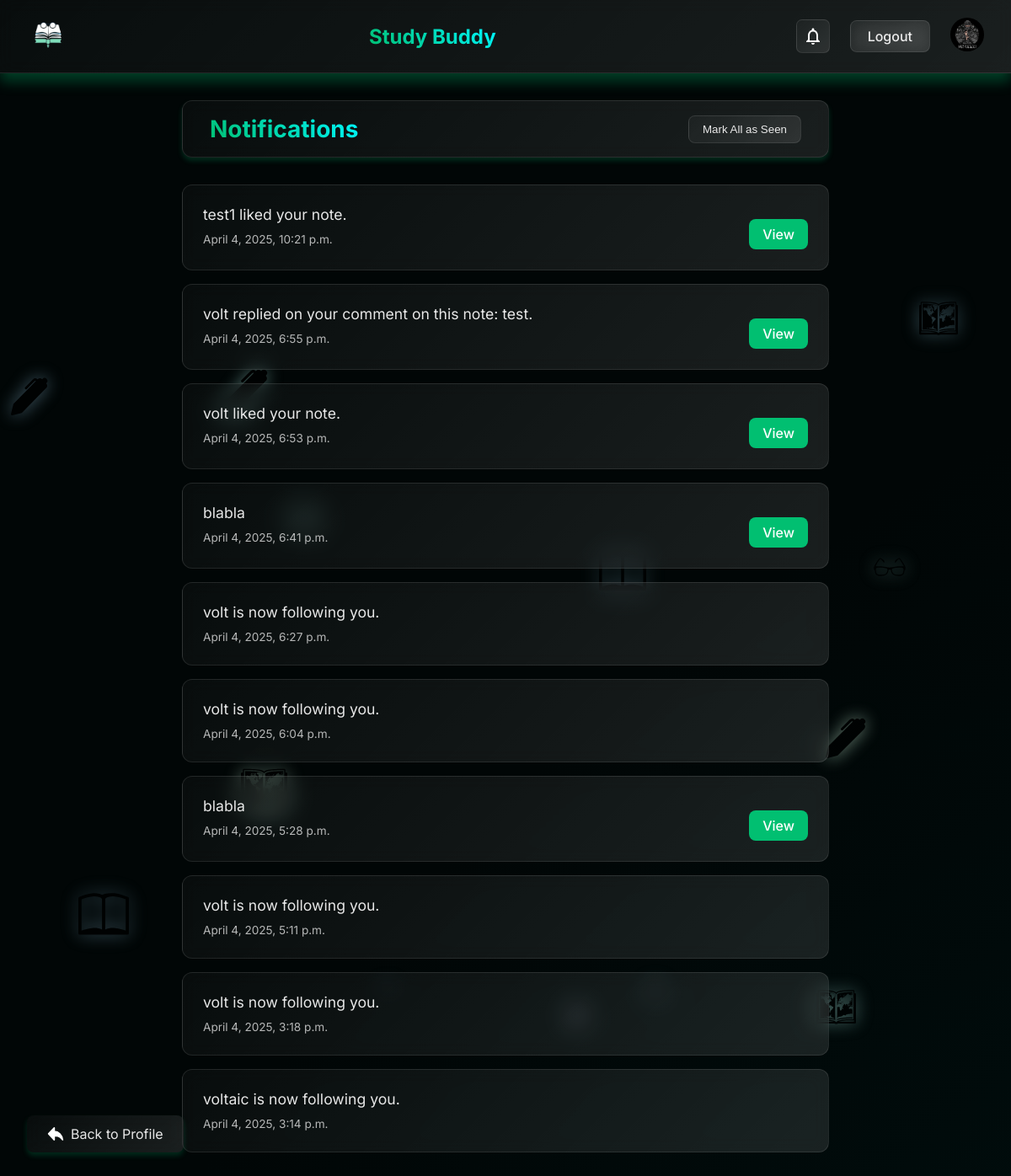
The app's page /notifications/ (signed in), older data.
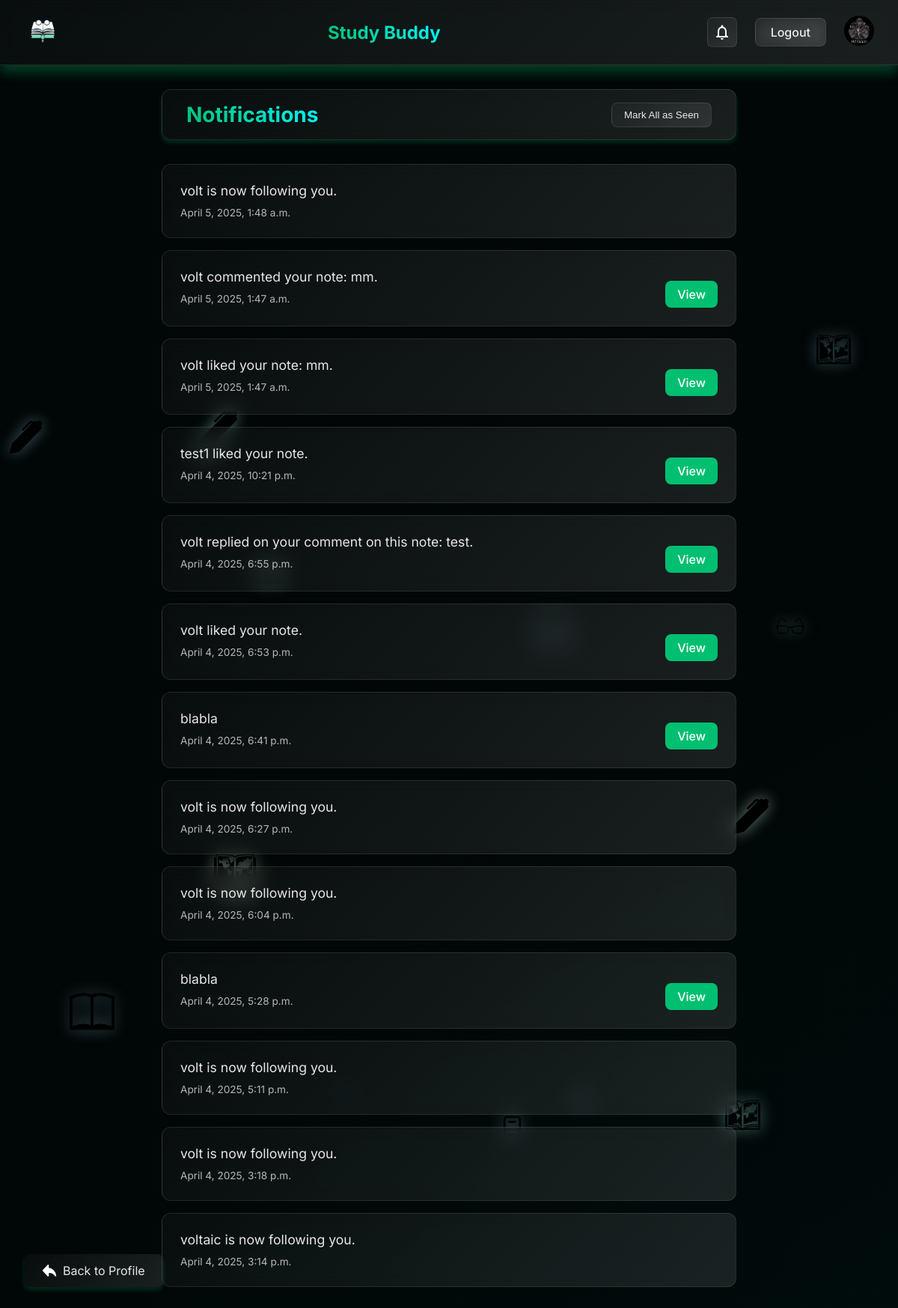
The same page, newer data.
### users/models.py (models this page shows, shortened)
class CustomUser(AbstractUser):
    ROLE_CHOICES = [
        ('student', 'Student'),
        ('teacher', 'Teacher'),
    ]
    SUBJECT_CATEGORIES = Note.SUBJECT_CHOICES
    GRADE_LEVELS = Note.GRADE_CHOICES
    subject_category = models.CharField(max_length=20, choices=SUBJECT_CATEGORIES, blank=True, null=True , default='mathematics')
    role = models.CharField(max_length=10, choices=ROLE_CHOICES, default='student')
    grade_level = models.CharField(max_length=20, choices=GRADE_LEVELS, blank=True, null=True, default='first')
    email = models.EmailField(unique=True)
    profile_picture = models.ImageField(upload_to='profile_pictures/', blank=True, null=True)

### notifications/models.py (models this page shows, shortened)
class Notification(models.Model):
    NOTIFICATION_TYPES = [
        ('follow_request', 'Follow Request'),
        ('follow', 'Follow'),
        ('follow_accepted', 'Follow Accepted'),
        ('follow_rejected', 'Follow Rejected'),
        ('like', 'Like'),
        ('dislike', 'Dislike'),
        ('comment', 'Comment'),
        ('new_note', 'New Note'),
    ]
    sender = models.ForeignKey(settings.AUTH_USER_MODEL, related_name='sent_notifications', on_delete=models.CASCADE)
    recipient = models.ForeignKey(settings.AUTH_USER_MODEL, related_name='received_notifications', on_delete=models.CASCADE)
    notification_type = models.CharField(max_length=20, choices=NOTIFICATION_TYPES)
    message = models.TextField()
    created_at = models.DateTimeField(auto_now_add=True)
    note = models.ForeignKey('notes.Note', null=True, blank=True, on_delete=models.CASCADE)
    seen = models.BooleanField(default=False)

### notifications/views.py (the view)
# urls.py: path('', notifications_view, name='notifications'),
@login_required
def notifications_view(request):
    notifications = Notification.objects.filter(recipient=request.user).order_by('-created_at')
    context = {
        'notifications': notifications,
        'has_unseen_notifications': has_unseen_notifications(request.user)
    }
    return render(request, 'notifications/notifications.html', context)

### notifications/views.py (called while the page is built)
def has_unseen_notifications(user):
    return Notification.objects.filter(recipient=user).filter(models.Q(seen=False)).exists()

### notifications/templates/notifications/notifications.html (shortened to what this page needs)
{% load static %}
<!DOCTYPE html>
<html lang="en">
<head>
    <link rel="stylesheet" href="{% static 'css/root.css' %}">
    <link rel="stylesheet" href="{% static 'css/notifications/notifications.css' %}">
</head>
<body>
    <div class="background-animate">
    </div>
    <header id="site-header">
        <div class="logo-container">
            <a href="{% url 'notes_list' %}">
                <img src="{% static 'images/logo-2-trans.png' %}" alt="Study Buddy Logo" class="site-logo">
            </a>
        </div>
        <a href="{% url 'notes_list' %}">
            <h1 class="site-title">Study Buddy</h1>
        </a>
        <div class="header-actions">
            <a href="{% url 'notifications' %}">
                <div class="loader">
                    <img src="{% static 'icons/notify.svg' %}" alt="Notifications Icon">
                </div>
            </a>
            <a href="{% url 'logout' %}" class="logout-button">Logout</a>
            <div class="profile-icon-container">
                <a href="{% url 'profile_view' %}">
                    {% if request.user.profile_picture %}
                    <img src="{{ request.user.profile_picture.url }}" alt="Profile Avatar" class="author-avatar">
                    {% else %}
                    <img src="{% static 'images/default-avatar.png' %}" alt="Profile Avatar" class="author-avatar">
                    {% endif %}
                </a>
            </div>
        </div>
    </header>
    <div class="notifications-container">
        <div class="notifications-header">
            <h2>Notifications</h2>
            <form action="{% url 'mark_notifications_as_seen' %}" method="post">
                <button type="submit" class="mark-all-seen">Mark All as Seen</button>
            </form>
        </div>
        <ul class="notifications-list">
            {% for notification in notifications %}
                <li class="notification-item {% if not notification.seen %}unseen{% endif %}">
                    <div class="notification-content">
                        <p class="notification-message">{{ notification.message }}</p>
                        <small class="notification-time">{{ notification.created_at }}</small>
                    </div>
                    <div class="notification-actions">
                        {% if notification.notification_type == 'new_note' or notification.notification_type == 'comment' or notification.notification_type == 'like' or notification.notification_type == 'dislike' %}
                            <a href="{% url 'note_detail' notification.note.id %}" class="action-button view-button">View</a>
                        {% endif %}
                    </div>
                </li>
            {% empty %}
                <div class="no-notifications">
                    <p>No notifications yet.</p>
                </div>
            {% endfor %}
        </ul>
        <a href="{% url 'profile_view' %}" class="back-button">
            <img src="{% static 'icons/back-icon.svg' %}" alt="Back" class="back-icon">
            Back to Profile
        </a>
    </div>
</body>
</html>

### static/css/root.css (style rules this page uses)
:root { --primary-color: #01bf71; --primary-hover: #00f7ff; --background-dark: #010606; --background-light: #001a1a; --text-primary: rgba(255, 255, 255, 0.9); --text-secondary: rgba(255, 255, 255, 0.7); --gradient-glass: linear-gradient(135deg, rgba(255, 255, 255, 0.03), rgba(255, 255, 255, 0.1)); --gradient-primary: linear-gradient(135deg, var(--primary-color), var(--primary-hover)); --radius-sm: 0.375rem; --radius-md: 0.5rem; --radius-lg: 0.75rem; --shadow-sm: 0 2px 4px rgba(0, 0, 0, 0.2); --shadow-md: 0 4px 6px rgba(1, 191, 113, 0.2); --shadow-lg: 0 10px 15px rgba(1, 191, 113, 0.3); --shadow-glow: 0 0 30px rgba(1, 191, 113, 0.2); --shadow-private: 0 0 30px rgb(231, 76, 60,0.2); --transition-all: all 0.3s cubic-bezier(0.4, 0, 0.2, 1); }
.background-animate { position: fixed; top: 0; left: 0; width: 100%; height: 100%; z-index: -1; pointer-events: none; }
.loader { width: 40px; height: 40px; background: var(--gradient-glass); border: 1px solid rgba(255, 255, 255, 0.1); border-radius: 7px; padding: 0.5rem; display: flex; align-items: center; justify-content: center; position: relative; cursor: pointer; transition: 0.2s; }

Row changes from the older to the newer data that the page shows:
added Notification: message "volt is now following you.", created_at "April 5, 2025, 1:48 a.m."
added Notification: message "volt commented your note: mm.", created_at "April 5, 2025, 1:47 a.m.", notification_type "View"
added Notification: message "volt liked your note: mm.", created_at "April 5, 2025, 1:47 a.m.", notification_type "View"
